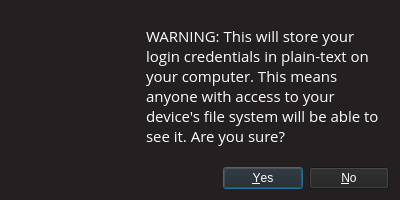
<?xml version="1.0" encoding="UTF-8"?>
<ui version="4.0">
 <class>Persistence</class>
 <widget class="QDialog" name="Persistence">
  <property name="geometry">
   <rect>
    <x>0</x>
    <y>0</y>
    <width>400</width>
    <height>200</height>
   </rect>
  </property>
  <property name="minimumSize">
   <size>
    <width>400</width>
    <height>200</height>
   </size>
  </property>
  <property name="maximumSize">
   <size>
    <width>400</width>
    <height>200</height>
   </size>
  </property>
  <property name="font">
   <font>
    <family>Open Sans</family>
   </font>
  </property>
  <property name="windowTitle">
   <string>Dialog</string>
  </property>
  <property name="windowIcon">
   <iconset>
    <normaloff>../assets/logo.png</normaloff>../assets/logo.png</iconset>
  </property>
  <property name="styleSheet">
   <string notr="true">QWidget#Persistence { background-color: #241f21 }
QLabel {color:white}
QPushButton {
	color: white;
	background-color: #222222;
}

QPushButton:focus, 
QPushButton:pressed,
QPushButton:hover {
	background-color: black;
	background-image: unset;
}</string>
  </property>
  <layout class="QVBoxLayout" name="verticalLayout">
   <item>
    <layout class="QHBoxLayout" name="buttons">
     <item>
      <spacer name="horizontalSpacer_2">
       <property name="orientation">
        <enum>Qt::Horizontal</enum>
       </property>
       <property name="sizeHint" stdset="0">
        <size>
         <width>10</width>
         <height>0</height>
        </size>
       </property>
      </spacer>
     </item>
     <item>
      <widget class="QLabel" name="icon_label">
       <property name="sizePolicy">
        <sizepolicy hsizetype="Fixed" vsizetype="Fixed">
         <horstretch>0</horstretch>
         <verstretch>0</verstretch>
        </sizepolicy>
       </property>
       <property name="text">
        <string/>
       </property>
       <property name="pixmap">
        <pixmap>../assets/alert.png</pixmap>
       </property>
       <property name="scaledContents">
        <bool>false</bool>
       </property>
      </widget>
     </item>
     <item>
      <spacer name="horizontalSpacer">
       <property name="orientation">
        <enum>Qt::Horizontal</enum>
       </property>
       <property name="sizeType">
        <enum>QSizePolicy::Fixed</enum>
       </property>
       <property name="sizeHint" stdset="0">
        <size>
         <width>20</width>
         <height>0</height>
        </size>
       </property>
      </spacer>
     </item>
     <item>
      <widget class="QLabel" name="warn_label">
       <property name="sizePolicy">
        <sizepolicy hsizetype="Preferred" vsizetype="Preferred">
         <horstretch>0</horstretch>
         <verstretch>0</verstretch>
        </sizepolicy>
       </property>
       <property name="font">
        <font>
         <family>Open Sans</family>
         <pointsize>11</pointsize>
        </font>
       </property>
       <property name="text">
        <string>&lt;html&gt;&lt;head/&gt;&lt;body&gt;&lt;p&gt;WARNING: This will store your login credentials in plain-text on your computer. This means anyone with access to your device's file system will be able to see it. Are you sure?&lt;/p&gt;&lt;/body&gt;&lt;/html&gt;</string>
       </property>
       <property name="wordWrap">
        <bool>true</bool>
       </property>
      </widget>
     </item>
     <item>
      <spacer name="horizontalSpacer_3">
       <property name="orientation">
        <enum>Qt::Horizontal</enum>
       </property>
       <property name="sizeType">
        <enum>QSizePolicy::Fixed</enum>
       </property>
       <property name="sizeHint" stdset="0">
        <size>
         <width>10</width>
         <height>0</height>
        </size>
       </property>
      </spacer>
     </item>
    </layout>
   </item>
   <item>
    <widget class="QDialogButtonBox" name="button_box">
     <property name="font">
      <font>
       <family>Open Sans</family>
      </font>
     </property>
     <property name="styleSheet">
      <string notr="true"/>
     </property>
     <property name="orientation">
      <enum>Qt::Horizontal</enum>
     </property>
     <property name="standardButtons">
      <set>QDialogButtonBox::No|QDialogButtonBox::Yes</set>
     </property>
    </widget>
   </item>
  </layout>
 </widget>
 <resources/>
 <connections>
  <connection>
   <sender>button_box</sender>
   <signal>accepted()</signal>
   <receiver>Persistence</receiver>
   <slot>accept()</slot>
   <hints>
    <hint type="sourcelabel">
     <x>248</x>
     <y>254</y>
    </hint>
    <hint type="destinationlabel">
     <x>157</x>
     <y>274</y>
    </hint>
   </hints>
  </connection>
  <connection>
   <sender>button_box</sender>
   <signal>rejected()</signal>
   <receiver>Persistence</receiver>
   <slot>reject()</slot>
   <hints>
    <hint type="sourcelabel">
     <x>316</x>
     <y>260</y>
    </hint>
    <hint type="destinationlabel">
     <x>286</x>
     <y>274</y>
    </hint>
   </hints>
  </connection>
 </connections>
</ui>
